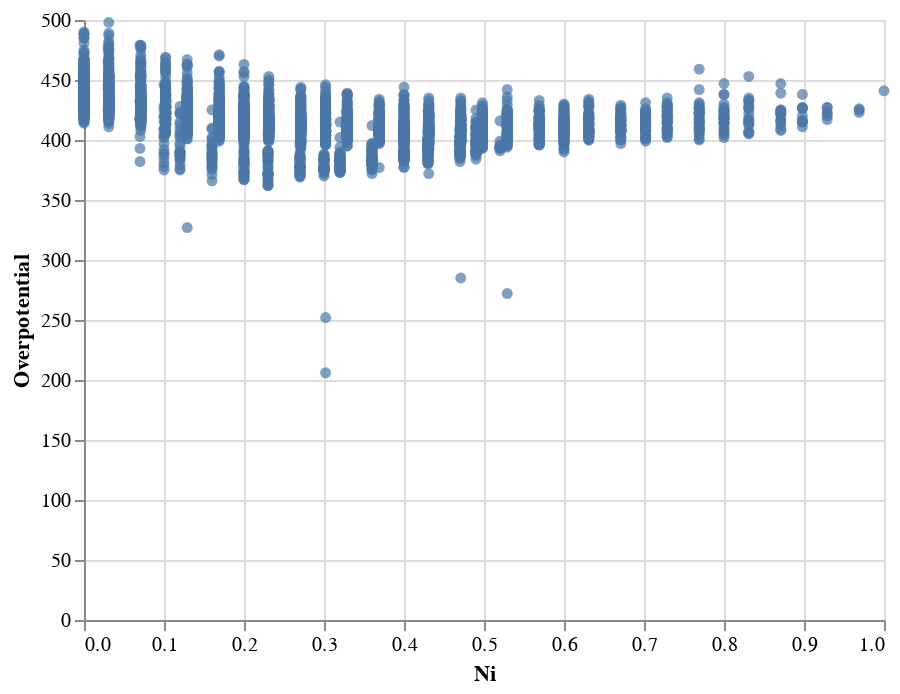

The cell this chart's notebook holds for it:
### Markdown cell above
As you see in the next cell Altair works pretty different. We tell Altair

* that we want a chart made from which dataframe,
* how the markers should look like
* and what encodings to use for X and Y.

What we get is a decent looking graph which we can directly save if we want to.

### Code cell
alt.Chart(NiFeCoCe_full).mark_circle().encode(
    alt.X('Ni', type='quantitative'),
    alt.Y('Overpotential', type='quantitative'),
)

### Figure 1 — Vega-Lite specification as saved in the notebook (floating-point values rounded to 4 significant figures; data arrays with more than 128 entries replaced by an {"elided": "..."} marker saying what was removed)
{"config": {"view": {"continuousWidth": 400, "continuousHeight": 300}}, "data": {"name": "data-b6d366dcf834ef42ccabfa9b83443d98"}, "mark": "circle", "encoding": {"x": {"type": "quantitative", "field": "Ni"}, "y": {"type": "quantitative", "field": "Overpotential"}}, "$schema": "https://vega.github.io/schema/vega-lite/v4.8.1.json", "datasets": {"data-b6d366dcf834ef42ccabfa9b83443d98": {"elided": "6074 records"}}}
